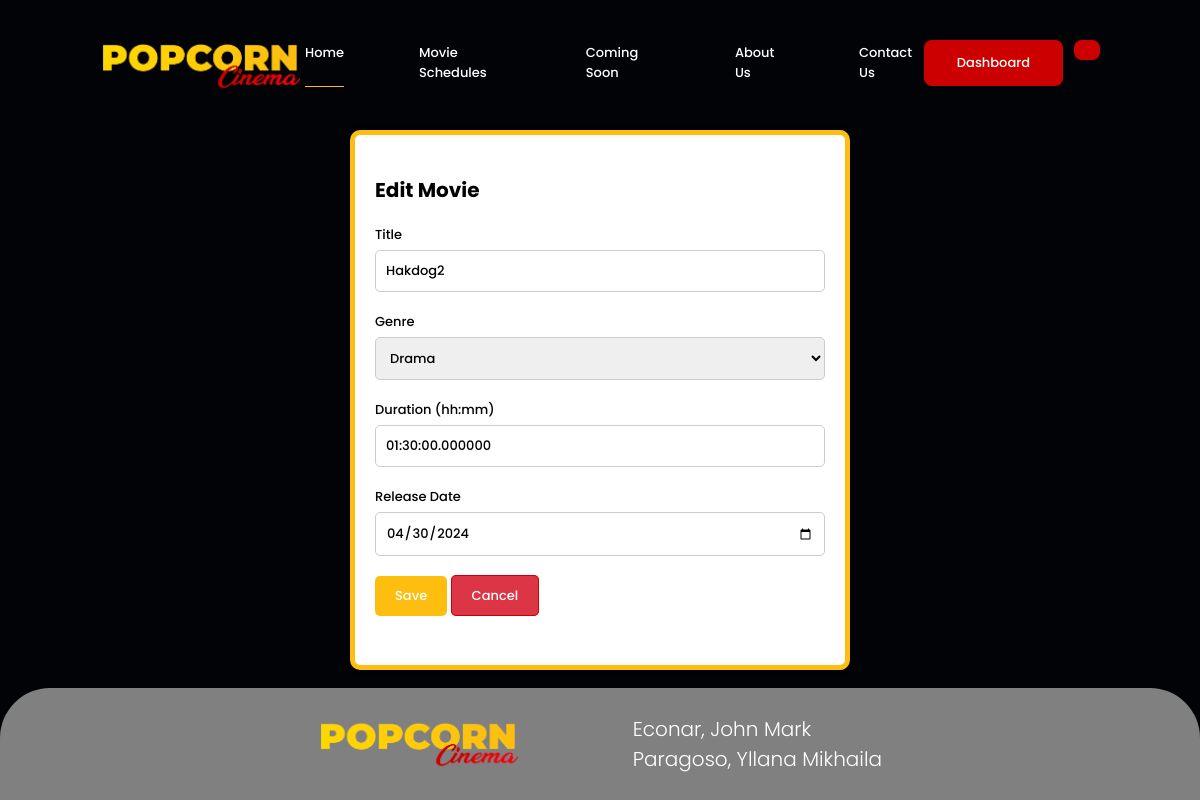
The app's page /edit.php?id=25 with its own data.
### tables this page shows
CREATE TABLE `tblmovie` (
  `movieid` int(11) NOT NULL,
  `title` varchar(100) NOT NULL,
  `genre` varchar(100) NOT NULL,
  `duration` time(6) NOT NULL,
  `releasedate` date NOT NULL
);

### edit.php (the view, shortened to what this page needs)
<?php
    require_once 'admin_header.php';
?>
<?php
    if(isset($_GET['id'])) {
        $movie_id = $_GET['id'];
        $sql = "SELECT * FROM tblmovie WHERE movieid = $movie_id";
        $result = $connection->query($sql);
        if($result->num_rows > 0) {
            $row = $result->fetch_assoc();
            $title = $row['title'];
            $genre = $row['genre'];
            $duration = $row['duration'];
            $releasedate = $row['releasedate'];
        } else {
            header("Location: movie.php");
            exit();
        }
    } else {
        header("Location: movie.php");
        exit();
    }
?>
<!DOCTYPE html>
<html lang="en">
<head>
</head>
<body>
    <div class="container">
        <h2>Edit Movie</h2>
        <form method="post">
            <div class="form-group">
                <label>Title</label>
                <input type="text" name="title" placeholder="Enter title" value="<?php echo $title; ?>">
            </div>
            <div class="form-group">
            <label>Genre</label>
            <select name="genre">
                <option value="Drama" <?php if ($genre == "Drama") echo "selected"; ?>>Drama</option>
            </select>
            </div>
            <div class="form-group">
            <label>Duration (hh:mm)</label>
            <input type="text" name="duration" placeholder="e.g., 2:30" value="<?php echo $duration; ?>">
            </div>
            <div class="form-group">
                <label>Release Date</label>
                <input type="date" name="releasedate" value="<?php echo $releasedate; ?>">
            </div>
            <div class="form-group">
                <button type="submit" class="btn">Save</button>
                <a class="btn btn-outline" href="movie.php" role="button">Cancel</a>
            </div>
        </form>
    </div>
</body>
</html>
<?php
    require_once 'footer.php';
?>

### css/admin_dashboard.css (style rules this page uses)
:root { --main-color: #FEBE10 ; --secondary-color: #cc0000; --text-color: white ; --background-color: #020307; }
* { font-family: "Poppins", sans-serif; padding: 0; margin: 0; font-size: 13px; box-sizing: border-box; font-weight: 500; font-style: normal; scroll-padding-top: 2rem; scroll-behavior: smooth; }
body { background-color: var(--background-color); color: var(--text-color); max-width: 100%; overflow-x: hidden; display: flex; justify-content: center; min-height: 100vh; background-size: cover; background-position: center; }

### css/styles2.css (style rules this page uses)
:root { --main-color: #FEBE10 ; --secondary-color: #cc0000; --text-color: white ; --background-color: #020307; }
* { font-family: "Poppins", sans-serif; padding: 0; margin: 0; font-size: 13px; box-sizing: border-box; font-weight: 500; font-style: normal; scroll-padding-top: 2rem; scroll-behavior: smooth; }
body { background-color: var(--background-color); color: var(--text-color); max-width: 100%; overflow-x: hidden; display: flex; justify-content: center; min-height: 100vh; background-size: cover; background-position: center; }

### edit.php (style rules this page uses)
:root { --main-color: #FEBE10; --secondary-color: #cc0000; --text-color: white; --background-color: #020307; }
* { font-family: "Poppins", sans-serif; padding: 0; margin: 0; font-size: 13px; box-sizing: border-box; font-weight: 500; font-style: normal; scroll-padding-top: 2rem; scroll-behavior: smooth; }
body { color: black; max-width: 100%; min-height: 100vh; justify-content: center; background-size: cover; background-position: center; background-color: var(--background-color); }
.container { width: 500px; margin: 130px auto; padding: 20px; background-color: #fff; border: 5px solid var(--main-color); border-radius: 10px; box-shadow: 0 0 10px rgba(0, 0, 0, 0.1); z-index: 1000000; }
h2 { color: black; margin-bottom: 20px; padding-top: 20px; font-size: 20px; text-align: left; font-weight: bold; }
.form-group { margin-bottom: 20px; }
label { color: black; display: block; margin-bottom: 5px; }
input[name="duration"] { width: 100%; padding: 10px; border: 1px solid #ccc; border-radius: 5px; box-sizing: border-box; }
input[name="title"] { width: 100%; padding: 10px; border: 1px solid #ccc; border-radius: 5px; box-sizing: border-box; }
input[type="date"] { width: 100%; padding: 10px; border: 1px solid #ccc; border-radius: 5px; box-sizing: border-box; }
select { width: 100%; padding: 10px; border: 1px solid #ccc; border-radius: 5px; box-sizing: border-box; }
.btn { padding: 10px 20px; background-color: var(--main-color); border: none; border-radius: 5px; color: #fff; cursor: pointer; }
.btn-outline { text-decoration:none; background-color: #dc3545; border: 1px solid var(--secondary-color); color: var(--text-color); }

### records on screen
tblmovie: title "Hakdog2", genre "Drama", duration "01:30:00.000000", releasedate "04/30/2024"
